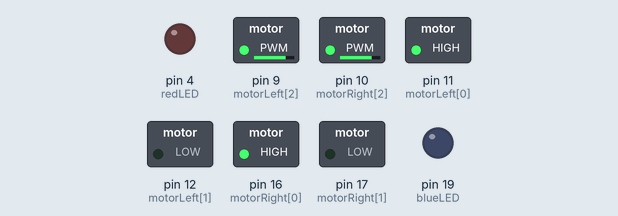
This sketch was run on a simulated Arduino Uno, built with avr-gcc and run on an emulated ATmega328P. Parts: switched loads named in the sketch (green lamp = pin HIGH), output pins drawn as LEDs (lit = HIGH).

Above: at 0.1 s.
Timing chart, 0 to 1.6 s (numbered marks = the images above):
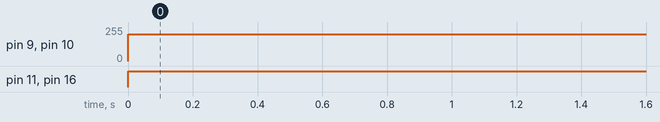

Measured:
- by itself, pin 9 (motorLeft[2]), pin 10 (motorRight[2]): 0/255 → 200/255 at 0.00 s
- by itself, pin 11 (motorLeft[0]), pin 16 (motorRight[0]): LOW → HIGH at 0.00 s

The sketch:

DriveFile.ino
```cpp
#define blueLED 19
#define redLED 4
#define Lswitch 14

// —————————————————————————  Motors
int motorRight[] = {16, 17, 10};
int motorLeft[] = {11, 12, 9};

void setup() {
  Serial.begin(9600);

  pinMode(redLED, OUTPUT);
  pinMode(blueLED, OUTPUT);

  pinMode(Lswitch, INPUT);

  // Setup motors
  int i;
  for(i = 0; i < 3; i++){
    pinMode(motorLeft[i], OUTPUT);
    pinMode(motorRight[i], OUTPUT);
  }

}

void loop() {
  // put your main code here, to run repeatedly:
  driveLeftMotorBackward(200);
  driveRightMotorBackward(200);
}

// ------------------------------Pre-Made Drive Functions
void driveLeftMotorForward(int power){
  analogWrite(motorLeft[2], power);
  digitalWrite(motorLeft[0], LOW);
  digitalWrite(motorLeft[1], HIGH);
}

void driveRightMotorForward(int power){
  analogWrite(motorRight[2], power);
  digitalWrite(motorRight[0], LOW);
  digitalWrite(motorRight[1], HIGH);
}

void driveLeftMotorBackward(int power){
  analogWrite(motorLeft[2], power);
  digitalWrite(motorLeft[0], HIGH);
  digitalWrite(motorLeft[1], LOW);
}

void driveRightMotorBackward(int power){
  analogWrite(motorRight[2], power);
  digitalWrite(motorRight[0], HIGH);
  digitalWrite(motorRight[1], LOW);
}
```
